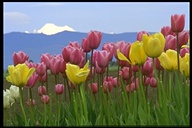
#> input picture modules/ImageFeatureExtract/13000.jpeg, 192 x 128 px
$ python imgfeature.py
#> lines starting #> are read from the running program, lines starting #| are printed output that depends on the picture
# -*- coding: utf-8 -*-
"""
Created on Sat Dec 15 19:06:50 2018

@author: 王彦欣
"""

import cv2
import numpy as np
import math


def feature_color(img_in):
    """
    输入:RGB图像
    输出：48维的向量（直方图），包含了BGR各16级的直方图信息   我试了下，性能堪忧
    """
    rows = img_in.shape[0]
    cols = img_in.shape[1]
    vec_color = np.zeros(48, 'uint32')
    for i in range(rows):
        for j in range(cols):
            b = img[i][j][0] / 16
            g = img[i][j][1] / 16
            r = img[i][j][2] / 16
            b = math.floor(b)
            g = math.floor(g)
            r = math.floor(r)
            vec_color[b * 3] += 1
            vec_color[g * 3 + 1] += 1
            vec_color[r * 3 + 2] += 1

    return vec_color


def feature_texture(img_in):
    "输入：RGB图像  ；输出：256维向量（直方图），记录LBP算法的纹理信息  性能依旧堪忧"

    vec_texture = np.zeros(256, 'uint32')
    img_gray = img_in.copy()
    img_gray = cv2.cvtColor(img_gray, cv2.COLOR_BGR2GRAY)

    rows = img_gray.shape[0]
    cols = img_gray.shape[1]

    img_lbp = img_gray.copy()

    for i in range(1, rows - 1):
        for j in range(1, cols - 1):
            current = img_gray[i][j]
            lbpcode = 0
            if current > img_gray[i - 1][j - 1]:
                lbpcode += 1
            lbpcode *= 2
            if current > img_gray[i - 1][j]:
                lbpcode += 1
            lbpcode *= 2
            if current > img_gray[i - 1][j + 1]:
                lbpcode += 1
            lbpcode *= 2
            if current > img_gray[i][j - 1]:
                lbpcode += 1
            lbpcode *= 2
            if current > img_gray[i][j + 1]:
                lbpcode += 1
            lbpcode *= 2
            if current > img_gray[i + 1][j - 1]:
                lbpcode += 1
            lbpcode *= 2
            if current > img_gray[i + 1][j]:
                lbpcode += 1
            lbpcode *= 2
            if current > img_gray[i + 1][j + 1]:
                lbpcode += 1
            img_lbp[i][j] = lbpcode

    for i in range(rows):
        for j in range(cols):
            vec_texture[img_lbp[i][j]] += 1

    return vec_texture


def feature_shape(img_in):
    "输入：RGB图像  ；输出：边缘图像（高斯滤波+Canny算子）"

    #    vec_edge=np.zeros(2,'uint32')
    img_gray = img_in.copy()
    img_gray = cv2.cvtColor(img_gray, cv2.COLOR_BGR2GRAY)

    #    rows=img_gray.shape[0]
    #    cols=img_gray.shape[1]

    gk = cv2.getGaussianKernel(3, 0)
    img_gray = cv2.filter2D(img_gray, 0, gk)
    img_edge = cv2.Canny(img_gray, 50, 100)
    # [10 lines of commented-out code are left out]
    return img_edge


if __name__ == '__main__':
    import time

    img = cv2.imread("13000.jpeg")
#> img is the input picture: shape (128, 192, 3); mean B, G, R 101, 115.9, 118.1

    # cv2.imshow('test', img)
    # cv2.waitKey()
    s = time.time()
    feat_col = feature_color(img)
#> after the loop in feature_color, `for i in range(rows):`: vec_color = 48 values, max 5249 at index 35, min 86 at index 43, mean 1536
#> feat_col has the same summary as vec_color in feature_color
    feat_edge = feature_shape(img)
#> in feature_shape, `img_gray = cv2.cvtColor(img_gray, cv2.COLOR_BGR2GRAY)`:
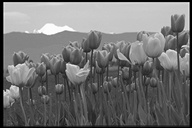
#> img_gray: shape (128, 192); min 0, max 255, mean 114.9
#> in feature_shape, `img_edge = cv2.Canny(img_gray, 50, 100)`:
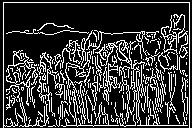
#> img_edge: shape (128, 192); 21.5% white in thin lines or dots
    feat_tex = feature_texture(img)
#> after the loop in feature_texture, `for i in range(1, rows - 1):`:
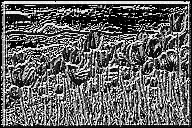
#> img_lbp: shape (128, 192); min 0, max 255, mean 99.8
#> feat_tex = 256 values, max 2920 at index 0, min 2 at index 172, mean 96
    print(time.time() - s)
    # print(feat_col,"\n",feat_tex,"\n",feat_edge)
